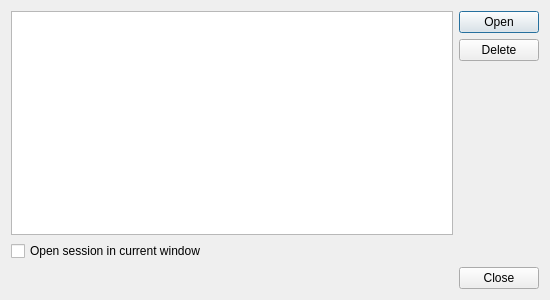
<?xml version="1.0" encoding="UTF-8"?>
<ui version="4.0">
 <class>Meerkat::SessionsManagerDialog</class>
 <widget class="QDialog" name="Meerkat::SessionsManagerDialog">
  <property name="geometry">
   <rect>
    <x>0</x>
    <y>0</y>
    <width>550</width>
    <height>300</height>
   </rect>
  </property>
  <property name="windowTitle">
   <string>Sessions Manager</string>
  </property>
  <layout class="QVBoxLayout" name="verticalLayout_2">
   <item>
    <layout class="QHBoxLayout" name="horizontalLayout">
     <item>
      <widget class="Meerkat::ItemViewWidget" name="sessionsViewWidget">
       <property name="autoScroll">
        <bool>false</bool>
       </property>
       <property name="editTriggers">
        <set>QAbstractItemView::NoEditTriggers</set>
       </property>
       <property name="showDropIndicator" stdset="0">
        <bool>false</bool>
       </property>
       <property name="dragDropOverwriteMode">
        <bool>false</bool>
       </property>
       <property name="alternatingRowColors">
        <bool>true</bool>
       </property>
       <property name="selectionMode">
        <enum>QAbstractItemView::SingleSelection</enum>
       </property>
       <property name="selectionBehavior">
        <enum>QAbstractItemView::SelectRows</enum>
       </property>
       <attribute name="headerDefaultSectionSize">
        <number>150</number>
       </attribute>
      </widget>
     </item>
     <item>
      <layout class="QVBoxLayout" name="verticalLayout" stretch="0,0,1">
       <item>
        <widget class="QPushButton" name="openButton">
         <property name="text">
          <string>Open</string>
         </property>
        </widget>
       </item>
       <item>
        <widget class="QPushButton" name="deleteButton">
         <property name="text">
          <string>Delete</string>
         </property>
        </widget>
       </item>
       <item>
        <spacer name="verticalSpacer">
         <property name="orientation">
          <enum>Qt::Vertical</enum>
         </property>
        </spacer>
       </item>
      </layout>
     </item>
    </layout>
   </item>
   <item>
    <widget class="QCheckBox" name="openInExistingWindowCheckBox">
     <property name="text">
      <string>Open session in current window</string>
     </property>
    </widget>
   </item>
   <item>
    <widget class="QDialogButtonBox" name="buttonBox">
     <property name="orientation">
      <enum>Qt::Horizontal</enum>
     </property>
     <property name="standardButtons">
      <set>QDialogButtonBox::Close</set>
     </property>
    </widget>
   </item>
  </layout>
 </widget>
 <customwidgets>
  <customwidget>
   <class>Meerkat::ItemViewWidget</class>
   <extends>QTreeView</extends>
   <header>src/ui/ItemViewWidget.h</header>
  </customwidget>
 </customwidgets>
 <resources/>
 <connections>
  <connection>
   <sender>buttonBox</sender>
   <signal>accepted()</signal>
   <receiver>Meerkat::SessionsManagerDialog</receiver>
   <slot>accept()</slot>
   <hints>
    <hint type="sourcelabel">
     <x>248</x>
     <y>254</y>
    </hint>
    <hint type="destinationlabel">
     <x>157</x>
     <y>274</y>
    </hint>
   </hints>
  </connection>
  <connection>
   <sender>buttonBox</sender>
   <signal>rejected()</signal>
   <receiver>Meerkat::SessionsManagerDialog</receiver>
   <slot>reject()</slot>
   <hints>
    <hint type="sourcelabel">
     <x>316</x>
     <y>260</y>
    </hint>
    <hint type="destinationlabel">
     <x>286</x>
     <y>274</y>
    </hint>
   </hints>
  </connection>
 </connections>
</ui>
